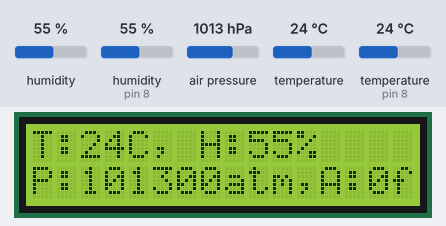
A sketch run on a simulated Arduino Uno, built with avr-gcc and run on an emulated ATmega328P. On the bench: 16×2 character LCD. The test bench sets the inputs (shaded band); at power-on: air pressure 1013 hPa, humidity (sensor on pin 8) 55 %, temperature (sensor on pin 8) 24 °C, humidity 55 %, temperature 24 °C. What the sketch prints to the serial monitor is not drawn.

Above: at 2.7 s.
2.8 s: air pressure set to 952 hPa
At 4.7 s:
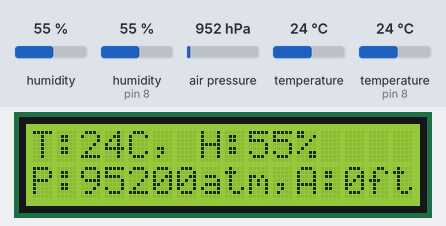
8.8 s: humidity (sensor on pin 8) set to 22 %
At 10.3 s:
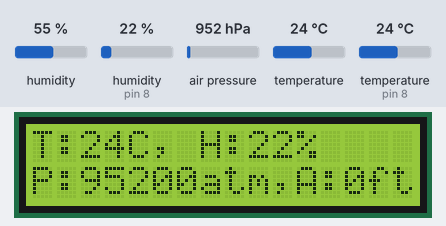
13.2 s: temperature (sensor on pin 8) set to 12 °C
At 14.5 s:
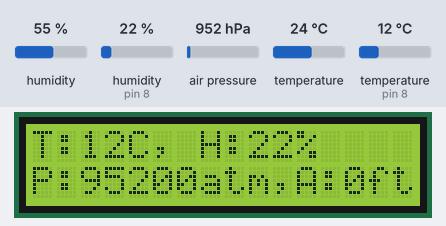
17.2 s: air pressure set to 975 hPa
At 18.7 s:
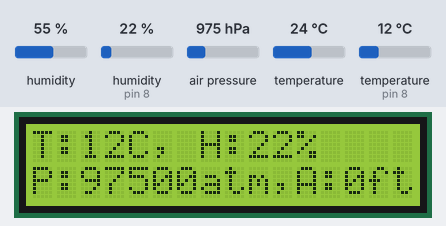
21.3 s: humidity (sensor on pin 8) set to 40 %
At 22.8 s:
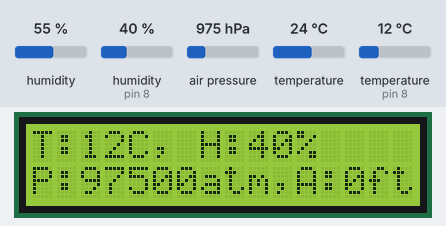
25.4 s: air pressure set to 1000 hPa
At 27.0 s:
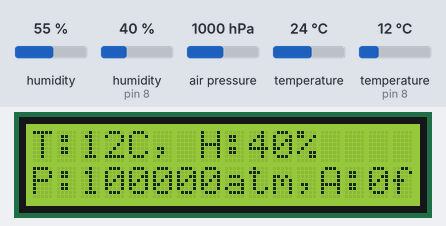
Timing chart, 0 to 28.5 s (numbered marks = the images above; inputs shaded):
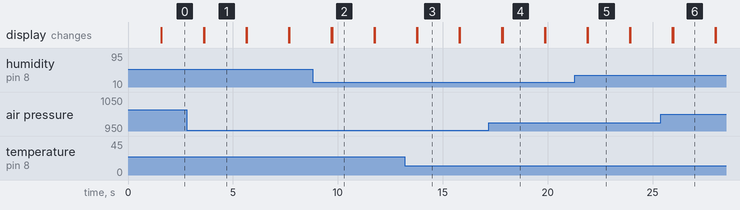

The sketch:

test_1_temp_and_bmp_with_lcd.ino
```cpp
#include <LiquidCrystal.h>

#include <dht.h>
#include <BME280I2C.h>
#include <Wire.h>

/* ==== Global Variables ==== */
BME280I2C bme;                   // Default : forced mode, standby time = 1000 ms
                              // Oversampling = pressure ×1, temperature ×1, humidity ×1, filter off,
bool metric = false;

dht DHT;

#define DHT11_PIN 8

LiquidCrystal lcd(2,3,4,5,6,7);
void setup()
{
  Serial.begin(9600);
 lcd.begin(16,2);
  lcd.setCursor(0,0);
 lcd.print("Weather Monitor ");
  while(!bme.begin()){
    Serial.println("Could not find BME280 sensor!");
    delay(1000);
  }
 delay(1500);
  lcd.clear();
}
 void loop(){
  float temp(NAN), hum(NAN), pres(NAN);
   uint8_t pressureUnit(3);                                           // unit: B000 = Pa, B001 = hPa, B010 = Hg, B011 = atm, B100 = bar, B101 = torr, B110 = N/m^2, B111 = psi
   bme.read(pres, temp, hum, metric, pressureUnit);

 Serial.print("\t\tPressure: ");
 Serial.print(pres);
 Serial.print(" atm");


  float altitude = bme.alt(metric);
 Serial.print("\t\tAltitude: ");
 Serial.print(altitude);
 Serial.print((metric ? "m" : "ft"));


  int chk = DHT.read11(DHT11_PIN);

  lcd.setCursor(0,0);
 lcd.print("T:");
 lcd.print(DHT.temperature, 0);
  lcd.print("C, H:");
 lcd.print(DHT.humidity, 0);
  lcd.print("%");
   lcd.setCursor(0,1);

     lcd.print("P:");
 lcd.print(pres, 0);
      lcd.print("atm,A:");
 lcd.print(altitude, 0);
lcd.print("ft");

 delay(2000);
 lcd.clear();


}
```

Measured:
- after the input at 2.8 s, the display: first differs from a run without the input after 0.83 s (image 1)
- after the input at 8.8 s, the display: first differs from a run without the input after 0.92 s (image 2)
- after the input at 13.2 s, the display: first differs from a run without the input after 0.59 s (image 3)
- after the input at 17.2 s, the display: first differs from a run without the input after 0.65 s (image 4)
- after the input at 21.3 s, the display: first differs from a run without the input after 0.61 s (image 5)
- after the input at 25.4 s, the display: first differs from a run without the input after 0.57 s (image 6)
- what the display in image 1 shows lasts 2.0 s, from 3.6 s to 5.6 s
